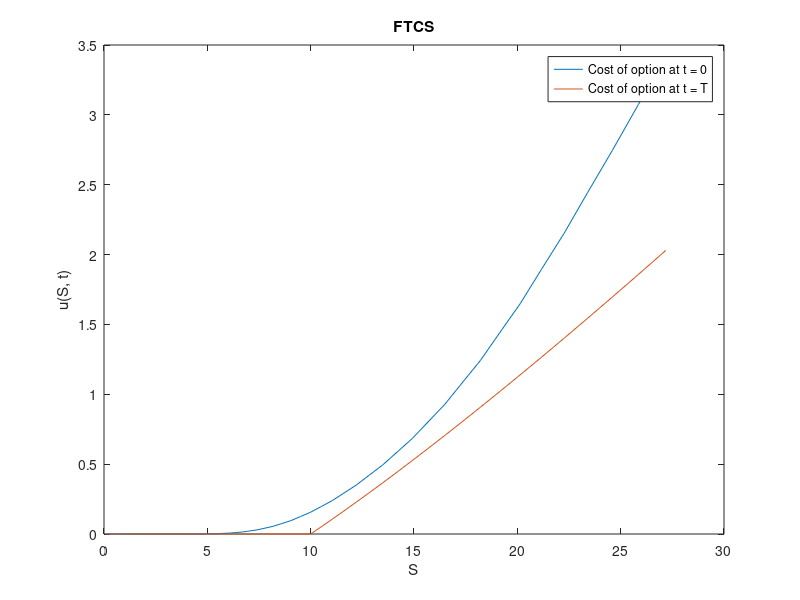
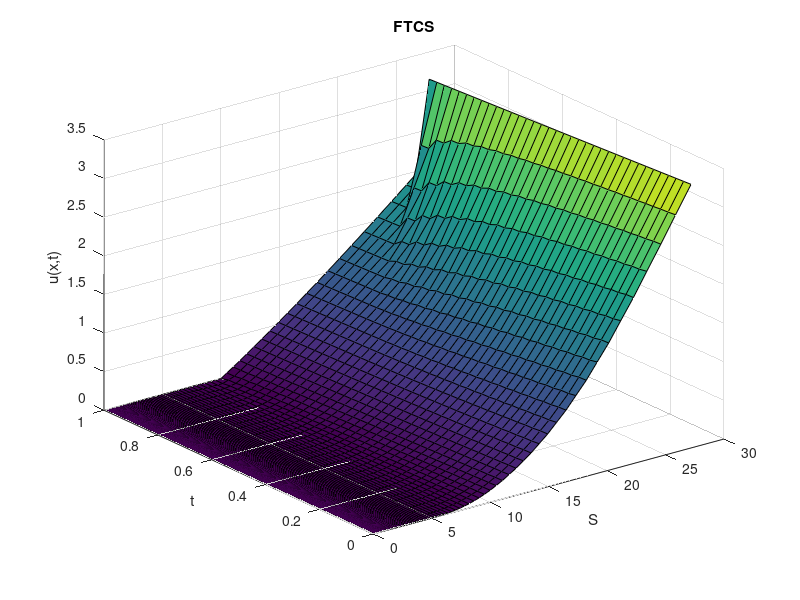
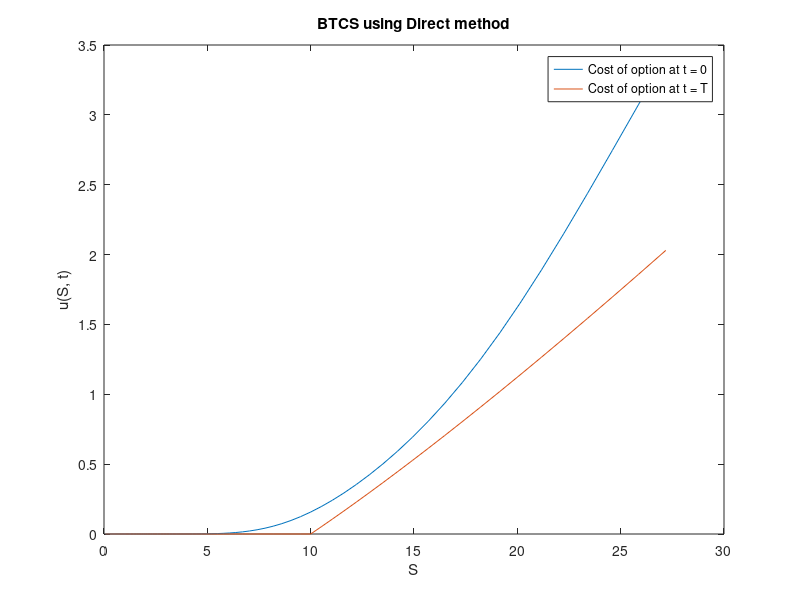
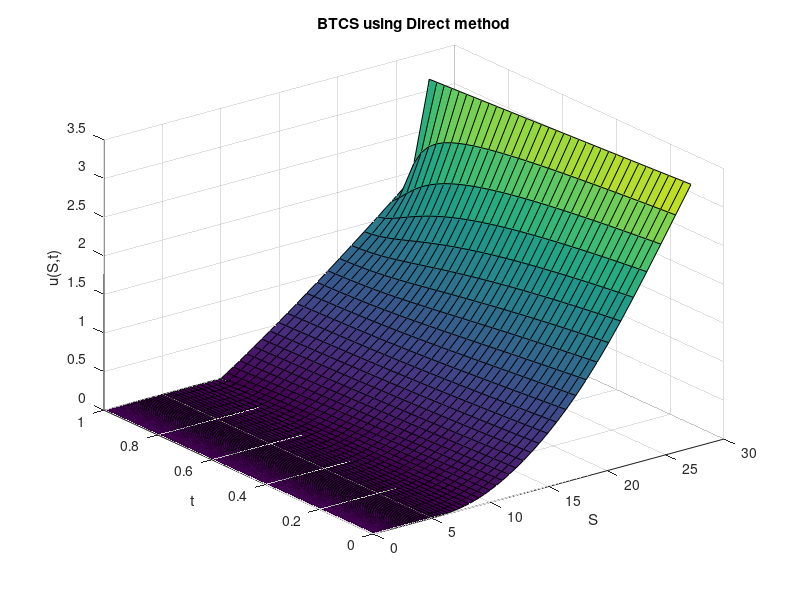

The MATLAB source for these figures, in order: (Note: this script raises an error after producing the figures.)
function q1
	close all; clear; im_num = 1;
	% Option Parameters
	T = 1;
	K = 10;
	r = 0.06;
	sig = 0.3;
	delta = 0;

	q = 2*r/sig^2;
	qd = 2*(r-delta)/sig^2;

	% Computational Parameters
	x_max = 1;
	x_min = -5;

	h = 0.05;
	k = h^2/2;
	m = (x_max - x_min)/h;
	n = ceil((T*sig^2/2)/k);

	X = x_min:h:x_max;
	Tau = 0:k:T*sig^2/2;

	S = K*exp(X);
	Time = T - 2*Tau/sig^2;

	
	U = FTCS(@fun, @f, @g1, @g2, T*sig^2/2, K, r, sig, delta, q, qd, x_min, x_max, h, k, m, n, X, Tau);
	% length(X), length(U(end, :))
	figure; plot(S, U(end, :)); hold on; plot(S, U(1, :)); hold off;
	legend('Cost of option at t = 0', 'Cost of option at t = T'); xlabel('S'); ylabel('u(S, t)'); title('FTCS');
	saveas(gcf, sprintf('plots/q1_%d.png', im_num)); im_num = im_num + 1;
	figure; surf(S, Time, U); xlabel('S'); ylabel('t'); zlabel('u(x,t)'); title('FTCS');
	saveas(gcf, sprintf('plots/q1_%d.png', im_num)); im_num = im_num + 1;
	
	Methods = ['Direct'; 'GaussS'; 'Jacobi'; 'SOR   '];
	for meth = 1:4
		U = BTCS(@fun, @f, @g1, @g2, T, K, r, sig, delta, q, qd, x_min, x_max, h, k, m, n, X, Tau, Methods(meth, :));
		figure; plot(S, U(end, :)); hold on; plot(S, U(1, :)); hold off;
		legend('Cost of option at t = 0', 'Cost of option at t = T'); xlabel('S'); ylabel('u(S, t)'); title(sprintf('BTCS using %s method', Methods(meth, :)));
		saveas(gcf, sprintf('plots/q1_%d.png', im_num)); im_num = im_num + 1;
		figure; surf(S, Time, U); xlabel('S'); ylabel('t'); zlabel('u(S,t)'); title(sprintf('BTCS using %s method', Methods(meth, :)));
		saveas(gcf, sprintf('plots/q1_%d.png', im_num)); im_num = im_num + 1;
	end

	for meth = 1:4
		U = Crank(@fun, @f, @g1, @g2, T, K, r, sig, delta, q, qd, x_min, x_max, h, k, m, n, X, Tau, Methods(meth, :));
		figure; plot(S, U(end, :)); hold on; plot(S, U(1, :)); hold off;
		legend('Cost of option at t = 0', 'Cost of option at t = T'); xlabel('S'); ylabel('u(S, t)'); title(sprintf('Crank-Nicolson using %s method', Methods(meth, :)));
		saveas(gcf, sprintf('plots/q1_%d.png', im_num)); im_num = im_num + 1;
		figure; surf(S, Time, U); xlabel('S'); ylabel('t'); zlabel('u(S,t)'); title(sprintf('Crank-Nicolson using %s method', Methods(meth, :)));
		saveas(gcf, sprintf('plots/q1_%d.png', im_num)); im_num = im_num + 1;
	end
end

function [y] = fun(x, t)
	y = 0;
end

function [y] = f(x, qd)
	temp1 = zeros(size(x));
	temp2 = exp(x*(qd + 1)/2 ) - exp(x*(qd - 1)/2);
	y = max([temp1; temp2]);
end

function [y] = g1(x, t, qd)
	y = 0;
end

function [y] = g2(x, t, qd)
	y = exp(x.*(qd + 1)/2 + t.*(qd + 1)^2/4);
end

function [U] = FTCS(fun, f, g1, g2, T, K, r, sig, delta, q, qd, x_min, x_max, h, k, m, n, X, Tau)
	fprintf('\nRunning FTCS\n');
	lamda = k / h^2;
	U = zeros(n+1, m+1);

	U(1:end, 1) = g1(x_min, Tau, qd);
	U(1:end, end) = g2(x_max, Tau, qd);
	U(1, 1:end) = f(X, qd);

	for i = 2:n+1
		for j = 2:m
			U(i, j) = lamda*U(i-1,j-1) + (1-2*lamda)*U(i-1,j) + lamda*U(i-1,j+1);
		end
	end

	U;
end

function [U] = BTCS(fun, f, g1, g2, T, K, r, sig, delta, q, qd, x_min, x_max, h, k, m, n, X, Tau, method)
	fprintf('\nRunning BTCS\n');
	fprintf('Using %s method\n', method);
	lamda = k / h^2;
	U = zeros(n+1, m+1);

	U(1:end, 1) = g1(x_min, Tau, qd);
	U(1:end, end) = g2(x_max, Tau, qd);
	U(1, 1:end) = f(X, qd);

	for i = 2:n+1
		A = zeros(m+1, m+1);
		b = zeros(m+1, 1);

		A(1:m+2:end) = 1 + 2*lamda;
		A(2:m+2:end) = -lamda;
		A(m+2:m+2:end) = -lamda;

		A(1,1) = 1;
		A(1,2) = 0;
		A(m+1,m+1) = 1;
		A(m+1,m) = 0;

		b(2:m) = U(i-1,2:m);
		b(1) = U(i,1);
		b(end) = U(i,end);

		if method == 'Direct'
			U(i,:) = (A\b)';
		elseif method == 'GaussS'
			U(i,:) = gauss_seidel(A,b,1000,1e-5);
		elseif method == 'Jacobi'
			U(i,:) = jacobi(A,b,1000,1e-5);
		else
			U(i,:) = sor(A,b,1000,1e-5);
		end			
			
	end

	U;
end

function [U] = Crank(fun, f, g1, g2, T, K, r, sig, delta, q, qd, x_min, x_max, h, k, m, n, X, Tau, method)
	fprintf('\nRunning Crank Nicolson\n');
	fprintf('Using %s method\n', method);
	lamda = k / h^2;
	U = zeros(n+1, m+1);

	U(1:end, 1) = g1(x_min, Tau, qd);
	U(1:end, end) = g2(x_max, Tau, qd);
	U(1, 1:end) = f(X, qd);

	for i = 2:n+1
		A = zeros(m+1, m+1);
		b = zeros(m+1, 1);

		A(1:m+2:end) = 1 + lamda;
		A(2:m+2:end) = -lamda/2;
		A(m+2:m+2:end) = -lamda/2;

		A(1,1) = 1;
		A(1,2) = 0;
		A(m+1,m+1) = 1;
		A(m+1,m) = 0;

		b(2:m) = U(i-1,1:m-1)*lamda/2 + (1-lamda)*U(i-1,2:m) + U(i-1,3:m+1)*lamda/2;
		b(1) = U(i,1);
		b(end) = U(i,end);

		if method == 'Direct'
			U(i,:) = (A\b)';
		elseif method == 'GaussS'
			U(i,:) = gauss_seidel(A,b,1000,1e-5);
		elseif method == 'Jacobi'
			U(i,:) = jacobi(A,b,1000,1e-5);
		else
			U(i,:) = sor(A,b,1000,1e-5);
		end	
	end

	U;
end